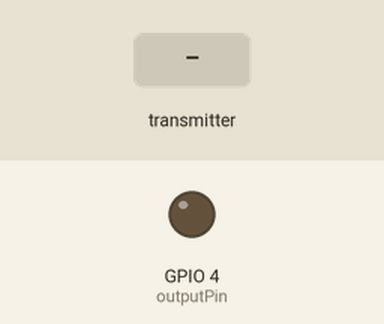
Bench run of a sketch on a simulated ESP32. Parts: output pins drawn as LEDs (lit = HIGH). Dashed ring = blinking. The test bench sets the inputs (shaded band). WiFi joins after 1.5 s; servers stay silent unless stated; the local clock reads 2024-03-15 10:24:30 at power-on unless the sketch sets it; what the sketch prints to the serial monitor is not drawn.

Above: at 0.1 s.
At 2.7 s:
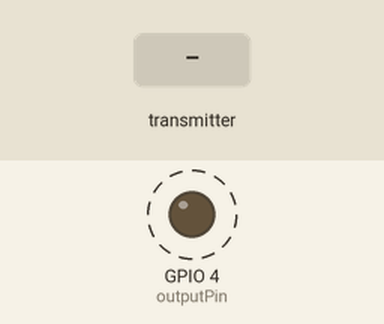
2.8 s: the transmitter starts sending id = 0
Timing chart, 0 to 11.8 s (numbered marks = the images above; inputs shaded):
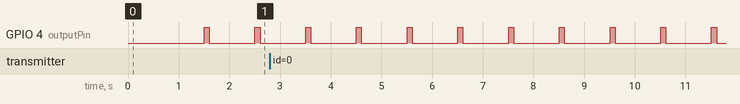

Measured:
- by itself, GPIO 4 (outputPin): alternates HIGH for 0.10 s and LOW for 0.90 s

The sketch:

ntp_master.ino
```cpp
#include "WiFi.h"
#include "esp_now.h"
#include <ESP32Time.h>

ESP32Time rtc;
const int outputPin = 4;  // GPIO Pin as Output
const char* ssid0       = "***********";  // replace with your WIFI name
const char* password0   = "***********";  // replace with your password

// NTP server, daylight offset and GMT offset
const char* ntpServer = "pool.ntp.org";
const long  gmtOffset_sec = 3600;
const int   daylightOffset_sec = 3600;


// REPLACE WITH THE MAC Address of your receiver
uint8_t broadcastAddressClient1[] = {0x7C, 0x9E, 0xBD, 0x91, 0xEB, 0x90};
uint8_t broadcastAddressClient2[] = {0x7C, 0x9E, 0xBD, 0x91, 0xEB, 0x94};
uint8_t broadcastAddressClient3[] = {0x7C, 0x9E, 0xBD, 0x91, 0xEA, 0xA0};

// Structure example to send data
// Must match the receiver structure
typedef struct struct_message {
    int id; // must be unique for each sender board
    unsigned long epoch;
    unsigned long time_us;
} struct_message;

// Variable to store if sending data was successful
String success;

// Create a structure to hold the readings from each board
struct_message timeboard1;
struct_message timeboard2;
struct_message timeboard3;


// Create a struct_message called myData
struct_message myData_send;
struct_message myData_revTime;


// Create an array with all the structures
struct_message boardsTime[3] = {timeboard1, timeboard2, timeboard3};

int i = 0;

// structure to calculate the time offset of clients
typedef struct avg_latency {
  long boardoffset = 0;
} avg_latency;

// offset of the boards
avg_latency client1;
avg_latency client2;
avg_latency client3;
avg_latency clients[3] = {client1, client2, client3};


// Callback when data is sent
void OnDataSent(const uint8_t *mac_addr, esp_now_send_status_t status) {
  Serial.print("\r\nLast Packet Send Status:\t");
  Serial.println(status == ESP_NOW_SEND_SUCCESS ? "Delivery Success" : "Delivery Fail");
  if (status ==0){
    success = "Delivery Success :)";
  }
  else{
    success = "Delivery Fail :(";
  }
}

// Callback when data is received
void OnDataRecv(const uint8_t * mac_addr, const uint8_t *incomingData, int len) {
  if (len == 12) {  // Time stamps recieved from clients on trigger from master
    // Copy inmcoming data of timestamp
    memcpy(&myData_revTime, incomingData, sizeof(myData_revTime));
    // calculate the offset on the client
    clients[myData_revTime.id - 1].boardoffset= (long)(((myData_send.epoch-myData_revTime.epoch)*1000000) + (myData_send.time_us-myData_revTime.time_us));
    // Below print is needed to monitor the board offset through serial monitor using python and evaluate the offsets.
    Serial.printf("Board%doffset : %ld \r\n" ,myData_revTime.id, clients[myData_revTime.id - 1].boardoffset);
    Serial.println();
    // copy the received data to structures of individual clients (optional)
    boardsTime[myData_revTime.id - 1].id = myData_revTime.id;
    boardsTime[myData_revTime.id - 1].epoch = myData_revTime.epoch;
    boardsTime[myData_revTime.id - 1].time_us = myData_revTime.time_us;
  }
}

void setup(){
  // Init Serial Monitor
  Serial.begin(115200);
  Serial.println();
  // Connect to NTP server and obtain time
  Serial.printf("Connecting to %s ", ssid0);
  WiFi.begin(ssid0, password0);
  // Set device as a Wi-Fi Station
  WiFi.mode(WIFI_STA);
  while (WiFi.status() != WL_CONNECTED) {
      delay(500);
      Serial.print(".");
  }
  Serial.println(" CONNECTED");
  //init and get the time
  configTime(gmtOffset_sec, daylightOffset_sec, ntpServer);

  //disconnect WiFi as it's no longer needed
  WiFi.disconnect(true);
  WiFi.mode(WIFI_OFF);

  // Set device as a Wi-Fi Station
  WiFi.mode(WIFI_STA);

  // Init ESP-NOW
  if (esp_now_init() != ESP_OK) {
    Serial.println("Error initializing ESP-NOW");
    return;
  }

  // Once ESPNow is successfully Init, we will register for Send CB to

  // get the status of Trasnmitted packet
  esp_now_register_send_cb(OnDataSent);

  // Register peer
  esp_now_peer_info_t peerInfo;
  peerInfo.channel = 0;
  peerInfo.encrypt = false;

  // Add first peer
  memcpy(peerInfo.peer_addr, broadcastAddressClient1, 6);
  if (esp_now_add_peer(&peerInfo) != ESP_OK){
    Serial.println("Failed to add peer");
    return;
  }

  // Add second peer
  memcpy(peerInfo.peer_addr, broadcastAddressClient2, 6);
  if (esp_now_add_peer(&peerInfo) != ESP_OK){
    Serial.println("Failed to add peer");
    return;
  }

  // Add third peer
  memcpy(peerInfo.peer_addr, broadcastAddressClient3, 6);
  if (esp_now_add_peer(&peerInfo) != ESP_OK){
    Serial.println("Failed to add peer");
    return;
  }
  // Register for a callback function that will be called when data is received
  esp_now_register_recv_cb(OnDataRecv);

  pinMode(outputPin, OUTPUT); // Configure the GPIO output pin.
}

void loop() {
    // save the current timestamp of master
    myData_send.epoch = rtc.getEpoch();
    myData_send.time_us = rtc.getMicros();

    // Toggle the GIPO output pin, used as trigger for clients.
    digitalWrite(outputPin, HIGH);
    delay(100);
    digitalWrite(outputPin, LOW);

    i = i+1;

    if (i == 100){  // this is to resync the devices after an interval
        i = 0;
        // Connect to NTP server and obtain time
        Serial.printf("Connecting to %s ", ssid0);
        WiFi.begin(ssid0, password0);
        // Set device as a Wi-Fi Station
        WiFi.mode(WIFI_STA);
        while (WiFi.status() != WL_CONNECTED) {
            delay(500);
            Serial.print(".");
        }
        Serial.println(" CONNECTED");
        //init and get the time
        configTime(gmtOffset_sec, daylightOffset_sec, ntpServer);

        //disconnect WiFi as it's no longer needed
        WiFi.disconnect(true);
        WiFi.mode(WIFI_OFF);

        // Set device as a Wi-Fi Station
        WiFi.mode(WIFI_STA);
  }
    delay(900);
}
```
